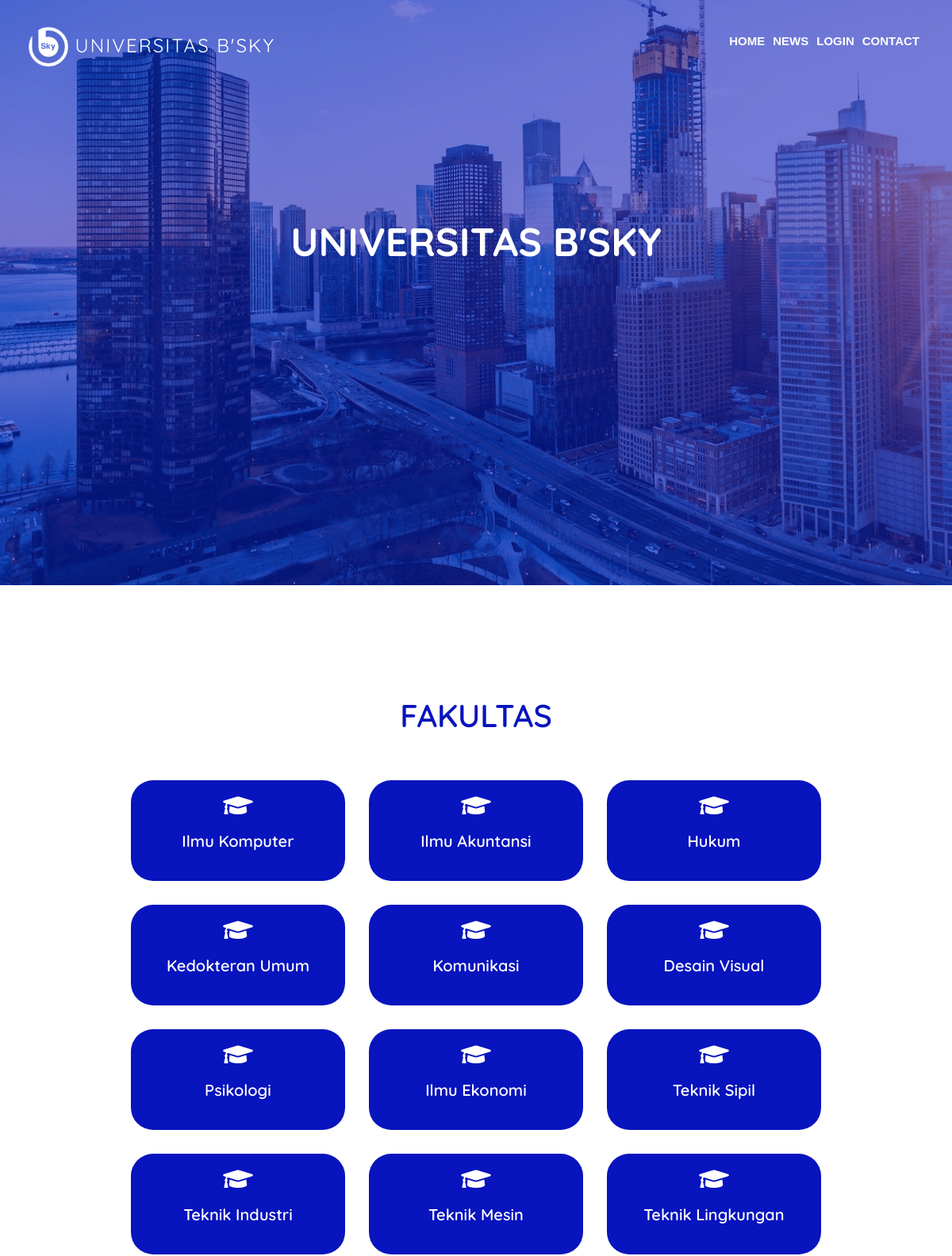
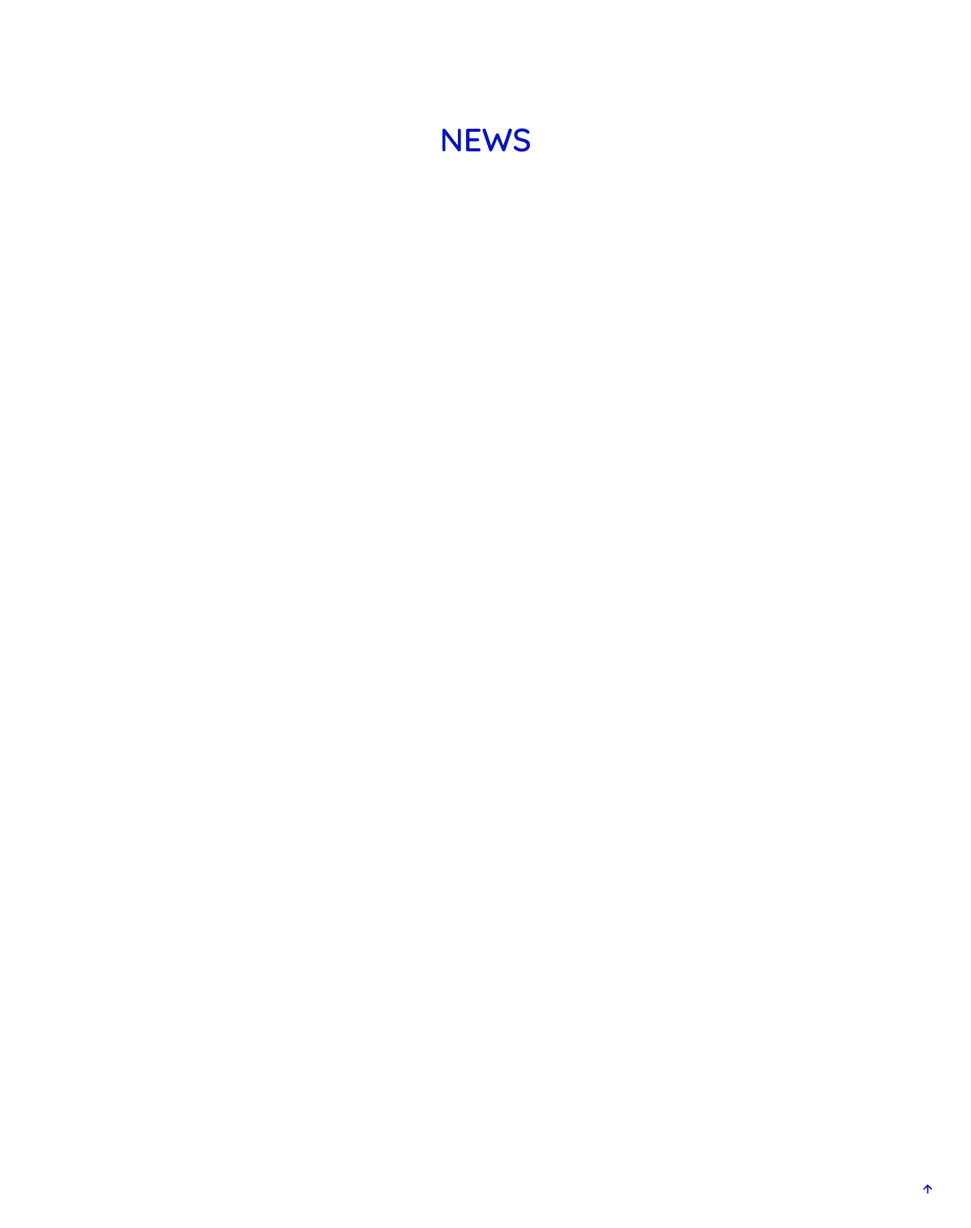
The page / on the database its author committed (2 pictures, top to bottom).
### tables this page shows
CREATE TABLE `profile` (
  `id` int(11) NOT NULL,
  `univ_name` varchar(128) NOT NULL,
  `image` varchar(128) NOT NULL,
  `ig` varchar(128) NOT NULL,
  `fb` varchar(128) NOT NULL,
  `twitter` varchar(128) NOT NULL,
  `wa` varchar(128) NOT NULL,
  `yt` varchar(128) NOT NULL,
  `alamat` mediumtext NOT NULL,
  `no_tel` varchar(128) NOT NULL,
  `email` varchar(128) NOT NULL,
  `link` varchar(128) NOT NULL,
  `favicon` varchar(128) NOT NULL
);

CREATE TABLE `jurusan` (
  `id` int(11) NOT NULL,
  `jurusan` varchar(100) NOT NULL,
  `program` varchar(128) NOT NULL
);

### application/controllers/Home.php (called while the page is built, shortened)
<?php
class Home extends CI_Controller
{
    public function __construct()
    {
        $this->load->model('Mahasiswa_model');
        $this->load->model('Profile_model');
        $this->load->model('Fakultas_model');
        $this->load->model('Artikel_model');
        $this->load->model('Repository_model');
        $this->load->library('form_validation');
        $this->load->library('pagination');
    }
    public function index()
    {
        $data['title'] = "Universitas B'Sky";
        $data['jurusan'] = $this->Mahasiswa_model->getAllJurusan();
        $data['profile'] = $this->Profile_model->getAllProfile();
        $data['artikel'] = $this->Artikel_model->getAllArtikel();
        $data['repository'] = $this->Repository_model->getAllRepository();
        $this->load->view('template_home/header', $data);
        $this->load->view('home/index', $data);
        $this->load->view('template_home/footer', $data);
    }
}

### index.php (called while the page is built, shortened)
<?php
require_once BASEPATH.'core/CodeIgniter.php';

### application/models/Profile_model.php (called while the page is built, shortened)
<?php
class Profile_model extends CI_Model
{
    public function getAllProfile()
    {
        return $this->db->get('profile')->row_array();
    }
}

### application/models/Mahasiswa_model.php (called while the page is built, shortened)
<?php
class Mahasiswa_model extends CI_Model
{
    public function getAllJurusan()
    {
        return $this->db->get('jurusan')->result_array();
    }
}

### application/views/home/index.php (the view, shortened to what this page needs)
<section class="home">
    <div class="home-overlay"></div>
    <div class="home-text">
        <h1><?= $profile['univ_name'] ?></h1>
    </div>
</section>
<section class="ag-format">
    <div class="ag-format-container">
        <h1>FAKULTAS</h1>
        <div class="ag-courses_box">
            <?php foreach ($jurusan as $j) : ?>
                <div class="ag-courses_item">
                    <a href="<?= base_url(); ?>home/fakultas/<?= $j['id']; ?>" class="ag-courses-item_link">
                        <div class="ag-courses-item_title">
                            <i class="fas fa-fw fa-graduation-cap"></i>
                            <h1><?= $j['jurusan'] ?></h1>
                        </div>
                    </a>
                </div>
            <?php endforeach; ?>
        </div>
    </div>
</section>
<div class="text-art">
    <h1>NEWS</h1>
</div>

### application/views/template_home/header.php (shortened to what this page needs)
<!DOCTYPE html>
<html>
<head>
    <link rel="stylesheet" type="text/css" href="<?= base_url('assets/css/style.css'); ?>">
    <link rel="stylesheet" href="https://unpkg.com/swiper@7/swiper-bundle.min.css" />
    <link rel="stylesheet" href="https://cdnjs.cloudflare.com/ajax/libs/font-awesome/5.15.2/css/all.min.css" />
    <link rel="stylesheet" href="https://unpkg.com/boxicons@latest/css/boxicons.min.css">
    <link href="https://cdn.jsdelivr.net/npm/bootstrap@5.0.2/dist/css/bootstrap.min.css" rel="stylesheet">
</head>
<header>
    <h1 class="logo">
        <a href="<?= base_url('home'); ?>">
            <img src="<?= base_url('assets/img/profile/') . $profile['image']; ?>" alt="" class="img-fluid"> <?= $profile['univ_name'] ?> </a>
    </h1>
    <ul class="navbar">
        <li><a href="<?= base_url('home'); ?>">HOME</a></li>
        <li><a href="#articles">NEWS</a></li>
        <li><a href="<?= base_url('auth'); ?>">LOGIN</a></li>
        <li><a href="<?= base_url('#'); ?>">CONTACT</a></li>
    </ul>
</header>

### assets/css/style.css (style rules this page uses)
* { padding: 0; margin: 0; box-sizing: border-box; font-family: 'Quicksand', sans-serif; list-style: none; text-decoration: none; scroll-behavior: smooth; }
:root { --bg-color: #ffffff; --text-color: #0814bd; --main-color: #ffffff; --second-color: rgb(255, 255, 255); --other-color: #12141c; --h1-font: 5.2rem; --h2-font: 3.5rem; --p-font: 1.1rem; --card-height: 500px; --card-width: calc(var(--card-height) / 1.5); }
header { position: fixed; right: 0; top: 0; width: 100%; z-index: 1000; display: flex; align-items: center; justify-content: space-between; background: transparent; padding: 20px 16%; border-bottom: 1px solid transparent; transition: all .40s ease; }
.logo img { width: 50px; height: auto; margin-top: 0; }
.logo a { font-size: 24px; margin: 0; color: #fff; text-decoration: none; padding: 0; line-height: 1; font-weight: 400; letter-spacing: 2px; text-transform: uppercase; }
.navbar { display: flex; flex-wrap: wrap; align-items: center; justify-content: space-between; padding-top: 0.5rem; padding-bottom: 0.5rem; }
.navbar a { color: #fff; font-size: 15px; font-family: 'Trebuchet MS', 'Lucida Sans Unicode', 'Lucida Grande', 'Lucida Sans', Arial, sans-serif; font-weight: bold; text-decoration: none; margin: 0 5px; border-radius: 0.5rem; transition: all .40s ease; }
section { padding: 100px 15% 80px; }
.home { height: 738px; vertical-align: middle; background-image: url(../img/bg1.jpg); background-repeat: no-repeat; background-position: 50.00% 45.69%; background-size: 100%; background-color: transparent; background-size: cover; }
.home-overlay { height: 738px; width: 100%; position: absolute; top: 0; left: 0; background: #0814bd; opacity: 0.55; }
.home-text h1 { text-align: center; text-transform: uppercase; font-size: 50px; color: #FFF; font-weight: bold; line-height: 1.4; margin-top: 140px; }
.ag-format-container { width: 900px; margin: 0 auto; }
.ag-format-container h1 { font-size: 40px; color: #0814bd; font-weight: 600; text-align: center; margin-top: 10px; }
.ag-courses_box { display: flex; -webkit-box-align: start; -ms-flex-align: start; align-items: flex-start; -ms-flex-wrap: wrap; flex-wrap: wrap; padding: 50px 0; }
.ag-courses_box h1 { font-size: 20px; color: #fff; text-align: center; }
.ag-courses_item { -ms-flex-preferred-size: calc(33.33333% - 30px); flex-basis: calc(33.33333% - 30px); margin: 0 15px 30px; overflow: hidden; border-radius: 28px; }
.ag-courses-item_link { display: block; padding: 10px 28px; background-color: #0814bd; text-decoration: none; overflow: hidden; position: relative; }
.ag-courses-item_title { min-height: 87px; margin: 0 0 20px; text-align: center; overflow: hidden; font-weight: bold; font-size: 30px; color: #FFF; z-index: 2; position: relative; }
.text-art h1 { font-size: 40px; color: #0814bd; font-weight: 600; text-align: center; margin-top: 10px; }
*, *::before, *::after { box-sizing: border-box; }
@media (max-width: 1325px) { header { padding: 5px 3%; top: -40px; height: 200px; } }
@media (max-width: 1325px) { section { padding: 130px 3% 60px; } }

### rows shown on the page
profile: image (picture), univ_name "UNIVERSITAS B'SKY"
jurusan: jurusan "Ilmu Komputer"
jurusan: jurusan "Ilmu Akuntansi"
jurusan: jurusan "Hukum"
jurusan: jurusan "Kedokteran Umum"
jurusan: jurusan "Komunikasi"
jurusan: jurusan "Desain Visual"
jurusan: jurusan "Psikologi"
jurusan: jurusan "Ilmu Ekonomi"
jurusan: jurusan "Teknik Sipil"
jurusan: jurusan "Teknik Industri"
jurusan: jurusan "Teknik Mesin"
jurusan: jurusan "Teknik Lingkungan"
